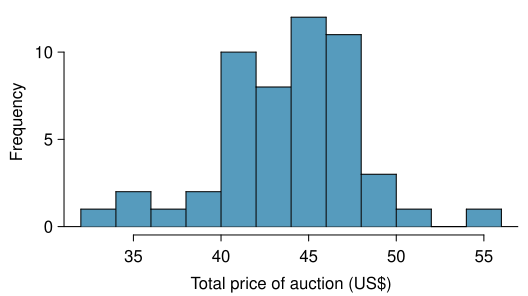

Write R code to recreate this figure.
library(openintro)
data(COL)
data(marioKart)
d <- marioKart[marioKart$totalPr < 100,]
#d <- d[d$cond == "new",]
d <- d$totalPr[d$wheels == 1]

myPDF("ebayMarioKartAuctionPriceHistogramFor3ConditionsExercise.pdf", 4.8*1.1, 2.7*1.1, mar=c(3.05, 3.2, 0.5, 0.5), mgp=c(1.9, 0.55, 0))#, 6, 3.6)

histPlot(d, xlab="Total price of auction (US$)", ylab="Frequency", breaks=10, axes=FALSE, col=COL[1])
axis(1)
axis(2, seq(0, 10, 5))

dev.off()
